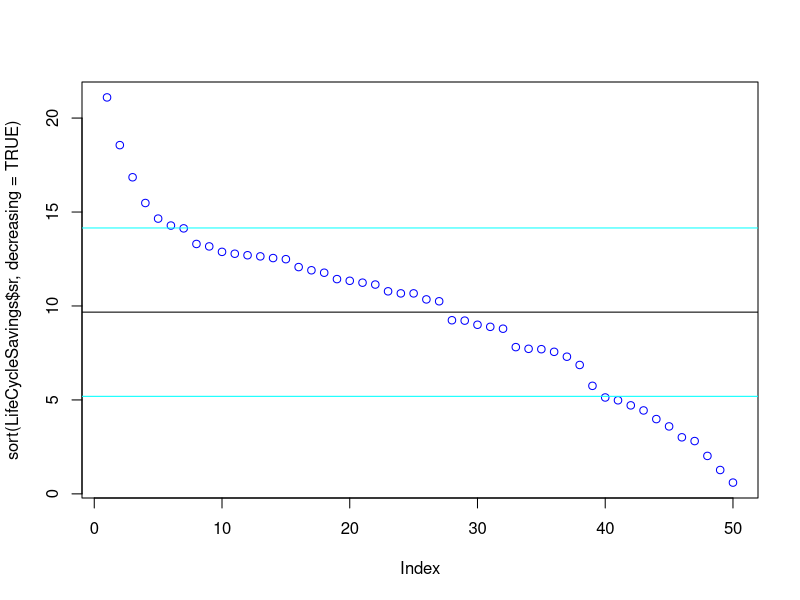

Reproduce this figure in R.
plot( x = sort( LifeCycleSavings$sr, decreasing = TRUE ), col = "#0000FF" )

abline( h = mean( LifeCycleSavings$sr ) )

life_cycle_savings_sd <- sd( LifeCycleSavings$sr )
abline( h = mean( LifeCycleSavings$sr ) + life_cycle_savings_sd, col = "#00FFFF" )
abline( h = mean( LifeCycleSavings$sr ) - life_cycle_savings_sd, col = "#00FFFF" )

#lm is complaining about mismatched lengths...?
#abline( lm( formula = LifeCycleSavings$sr~1:length( LifeCycleSavings$sr ) ) )